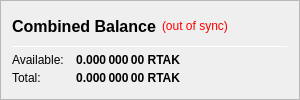
                   <widget class="QFrame" name="frame_CombinedBalances">
                    <property name="sizePolicy">
                     <sizepolicy hsizetype="Preferred" vsizetype="Minimum">
                      <horstretch>0</horstretch>
                      <verstretch>0</verstretch>
                     </sizepolicy>
                    </property>
                    <property name="minimumSize">
                     <size>
                      <width>300</width>
                      <height>0</height>
                     </size>
                    </property>
                    <property name="frameShape">
                     <enum>QFrame::StyledPanel</enum>
                    </property>
                    <property name="frameShadow">
                     <enum>QFrame::Raised</enum>
                    </property>
                    <layout class="QVBoxLayout" name="verticalLayout_5">
                     <item>
                      <layout class="QHBoxLayout" name="horizontalLayout_5" stretch="0,0,0">
                       <property name="sizeConstraint">
                        <enum>QLayout::SetMinimumSize</enum>
                       </property>
                       <item>
                        <widget class="QLabel" name="label_5z">
                         <property name="sizePolicy">
                          <sizepolicy hsizetype="Preferred" vsizetype="Minimum">
                           <horstretch>0</horstretch>
                           <verstretch>0</verstretch>
                          </sizepolicy>
                         </property>
                         <property name="minimumSize">
                          <size>
                           <width>0</width>
                           <height>20</height>
                          </size>
                         </property>
                         <property name="font">
                          <font>
                           <pointsize>12</pointsize>
                           <weight>75</weight>
                           <bold>true</bold>
                          </font>
                         </property>
                         <property name="toolTip">
                          <string>Combined Balance (including unconfirmed and immature coins)</string>
                         </property>
                         <property name="text">
                          <string>Combined Balance</string>
                         </property>
                        </widget>
                       </item>
                       <item>
                        <widget class="QLabel" name="labelWalletStatus">
                         <property name="sizePolicy">
                          <sizepolicy hsizetype="Preferred" vsizetype="Minimum">
                           <horstretch>0</horstretch>
                           <verstretch>0</verstretch>
                          </sizepolicy>
                         </property>
                         <property name="cursor">
                          <cursorShape>WhatsThisCursor</cursorShape>
                         </property>
                         <property name="toolTip">
                          <string>The displayed information may be out of date. Your wallet automatically synchronizes with the RTAK network after a connection is established, but this process has not completed yet.</string>
                         </property>
                         <property name="styleSheet">
                          <string notr="true">QLabel { color: red; }</string>
                         </property>
                         <property name="text">
                          <string notr="true">(out of sync)</string>
                         </property>
                         <property name="alignment">
                          <set>Qt::AlignLeading|Qt::AlignLeft|Qt::AlignVCenter</set>
                         </property>
                        </widget>
                       </item>
                       <item>
                        <spacer name="horizontalSpacer_1">
                         <property name="orientation">
                          <enum>Qt::Horizontal</enum>
                         </property>
                         <property name="sizeHint" stdset="0">
                          <size>
                           <width>40</width>
                           <height>20</height>
                          </size>
                         </property>
                        </spacer>
                       </item>
                      </layout>
                     </item>
                     <item>
                      <widget class="Line" name="line_CombinedBalance">
                       <property name="minimumSize">
                        <size>
                         <width>0</width>
                         <height>1</height>
                        </size>
                       </property>
                       <property name="maximumSize">
                        <size>
                         <width>16777215</width>
                         <height>1</height>
                        </size>
                       </property>
                       <property name="orientation">
                        <enum>Qt::Horizontal</enum>
                       </property>
                      </widget>
                     </item>
                     <item>
                      <layout class="QGridLayout" name="gridLayout_3">
                       <property name="horizontalSpacing">
                        <number>12</number>
                       </property>
                       <property name="verticalSpacing">
                        <number>1</number>
                       </property>
                       <item row="1" column="0">
                        <widget class="QLabel" name="labelBalanceTextz">
                         <property name="text">
                          <string>Available:</string>
                         </property>
                        </widget>
                       </item>
                       <item row="1" column="1">
                        <widget class="QLabel" name="labelBalancez">
                         <property name="font">
                          <font>
                           <weight>75</weight>
                           <bold>true</bold>
                          </font>
                         </property>
                         <property name="cursor">
                          <cursorShape>IBeamCursor</cursorShape>
                         </property>
                         <property name="toolTip">
                          <string>Your current spendable balance</string>
                         </property>
                         <property name="text">
                          <string notr="true">0.000 000 00 RTAK</string>
                         </property>
                         <property name="alignment">
                          <set>Qt::AlignRight|Qt::AlignTrailing|Qt::AlignVCenter</set>
                         </property>
                         <property name="textInteractionFlags">
                          <set>Qt::LinksAccessibleByMouse|Qt::TextSelectableByKeyboard|Qt::TextSelectableByMouse</set>
                         </property>
                        </widget>
                       </item>
                       <item row="2" column="0">
                        <widget class="QLabel" name="labelTotalTextz">
                         <property name="text">
                          <string>Total:</string>
                         </property>
                        </widget>
                       </item>
                       <item row="2" column="1">
                        <widget class="QLabel" name="labelTotalz">
                         <property name="font">
                          <font>
                           <weight>75</weight>
                           <bold>true</bold>
                          </font>
                         </property>
                         <property name="cursor">
                          <cursorShape>IBeamCursor</cursorShape>
                         </property>
                         <property name="toolTip">
                          <string>Total Balance, including all unavailable coins.</string>
                         </property>
                         <property name="text">
                          <string notr="true">0.000 000 00 RTAK</string>
                         </property>
                         <property name="alignment">
                          <set>Qt::AlignRight|Qt::AlignTrailing|Qt::AlignVCenter</set>
                         </property>
                         <property name="textInteractionFlags">
                          <set>Qt::LinksAccessibleByMouse|Qt::TextSelectableByKeyboard|Qt::TextSelectableByMouse</set>
                         </property>
                        </widget>
                       </item>
                       <item row="2" column="3">
                        <spacer name="horizontalSpacer_2">
                         <property name="orientation">
                          <enum>Qt::Horizontal</enum>
                         </property>
                         <property name="sizeHint" stdset="0">
                          <size>
                           <width>40</width>
                           <height>20</height>
                          </size>
                         </property>
                        </spacer>
                       </item>
                      </layout>
                     </item>
                    </layout>
                   </widget>
